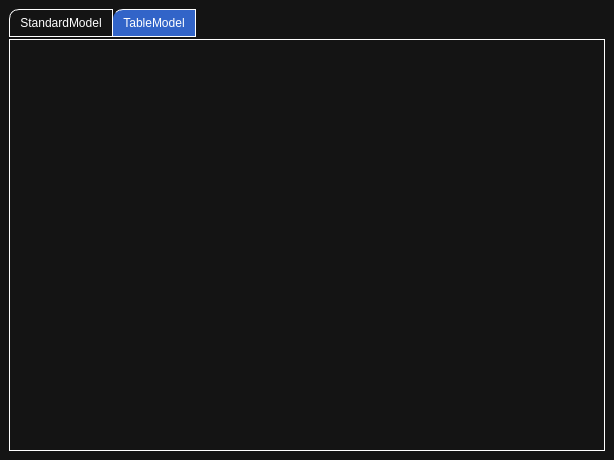
<?xml version="1.0" encoding="UTF-8"?>
<ui version="4.0">
 <class>MainWindow</class>
 <widget class="QMainWindow" name="MainWindow">
  <property name="geometry">
   <rect>
    <x>0</x>
    <y>0</y>
    <width>614</width>
    <height>460</height>
   </rect>
  </property>
  <property name="windowTitle">
   <string>Qt Model-View-Delegate (by:龚建波)</string>
  </property>
  <property name="styleSheet">
   <string notr="true">#centralwidget{
background:rgb(20,20,20);
}
/* tab widget */
QTabWidget{
}
QTabWidget::pane{
border: 1px solid white;
margin-top:2px;
padding:1px;
}
QTabBar{
font:14px &quot;宋体&quot;;
}
QTabBar::tab{
min-height:26px;
background:transparent;
color:white;
border:1px solid white;
border-left:0;
padding:0 10px 0 10px;
border-top-left-radius:10px;
}
QTabBar::tab:first{
border:1px solid white;
}
QTabBar::tab:hover{
border-color:rgb(255,125,0);
}
QTabBar::tab:selected{
background:rgb(50,100,200);
}
QTabBar::close-button{
}
QTabBar::close-button:hover{
}
/*左侧滚动按钮*/
QTabBar::tear {
}
/*左右滚动按钮区域*/
QTabBar::scroller{
}
QTabBar QToolButton{
}
QTabBar QToolButton::left-arrow{
}
QTabBar QToolButton::left-arrow:hover{
}
QTabBar QToolButton::right-arrow{
}
QTabBar QToolButton::right-arrow:hover{
}</string>
  </property>
  <widget class="QWidget" name="centralwidget">
   <layout class="QVBoxLayout" name="verticalLayout">
    <item>
     <widget class="QTabWidget" name="tabWidget">
      <property name="currentIndex">
       <number>1</number>
      </property>
      <widget class="DemoStandardModel" name="tabStandardModel">
       <attribute name="title">
        <string>StandardModel</string>
       </attribute>
      </widget>
      <widget class="QWidget" name="tabTableModel">
       <attribute name="title">
        <string>TableModel</string>
       </attribute>
      </widget>
     </widget>
    </item>
   </layout>
  </widget>
 </widget>
 <customwidgets>
  <customwidget>
   <class>DemoStandardModel</class>
   <extends>QWidget</extends>
   <header>DemoStandardModel.h</header>
   <container>1</container>
  </customwidget>
 </customwidgets>
 <resources/>
 <connections/>
</ui>
